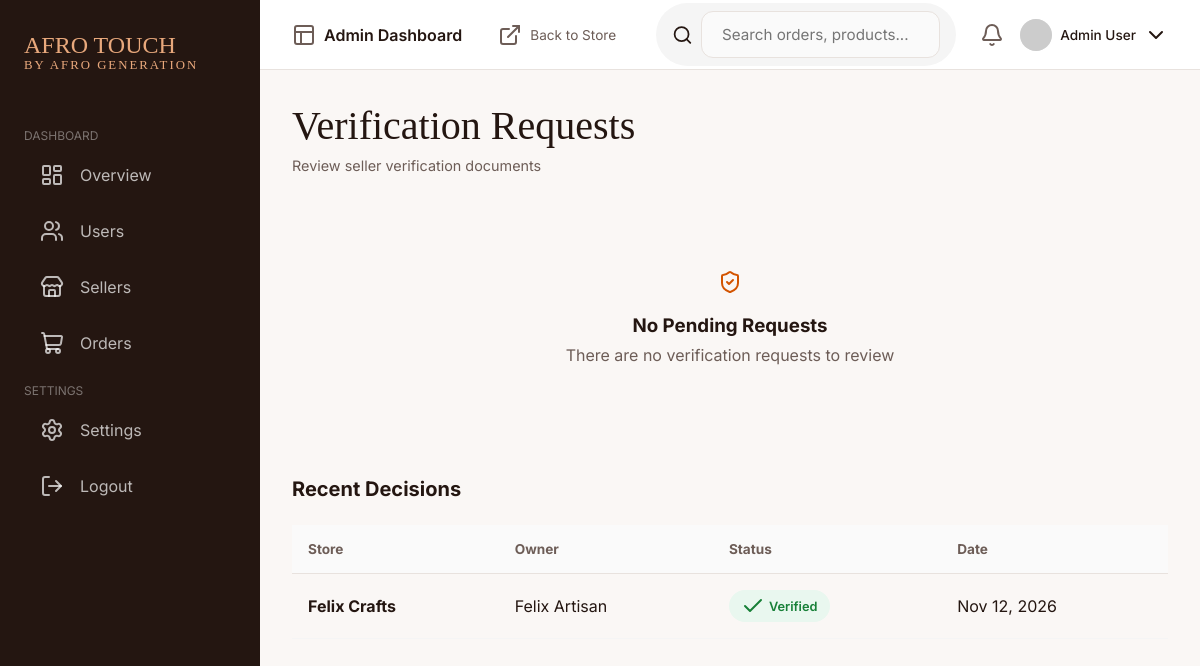
The page /TREACY/admin/verification.php (signed in) on the database its author committed.
### tables this page shows
CREATE TABLE IF NOT EXISTS sellers (
    id INT AUTO_INCREMENT PRIMARY KEY,
    user_id INT NOT NULL,
    store_name VARCHAR(255) NOT NULL,
    store_slug VARCHAR(100) UNIQUE NOT NULL,
    description TEXT,
    logo VARCHAR(500),
    banner VARCHAR(500),
    country VARCHAR(100),
    city VARCHAR(100),
    address TEXT,
    is_verified BOOLEAN DEFAULT FALSE,
    verification_status ENUM('pending', 'processing', 'verified', 'rejected') DEFAULT 'pending',
    verification_data TEXT,
    plan ENUM('free', 'basic', 'premium') DEFAULT 'free',
    created_at DATETIME DEFAULT CURRENT_TIMESTAMP,
    updated_at DATETIME DEFAULT CURRENT_TIMESTAMP ON UPDATE CURRENT_TIMESTAMP
);

CREATE TABLE IF NOT EXISTS users (
    id INT AUTO_INCREMENT PRIMARY KEY,
    name VARCHAR(255) NOT NULL,
    email VARCHAR(150) UNIQUE NOT NULL,
    password VARCHAR(255) NOT NULL,
    phone VARCHAR(50),
    avatar VARCHAR(500),
    role ENUM('buyer', 'seller', 'admin') DEFAULT 'buyer',
    is_active BOOLEAN DEFAULT TRUE,
    created_at DATETIME DEFAULT CURRENT_TIMESTAMP,
    updated_at DATETIME DEFAULT CURRENT_TIMESTAMP ON UPDATE CURRENT_TIMESTAMP
);

### TREACY/admin/verification.php (the view, shortened to what this page needs)
<?php
include '../components/layout_start.php';
$stmt = $pdo->query("SELECT s.*, u.name, u.email FROM sellers s LEFT JOIN users u ON s.user_id = u.id WHERE s.verification_status IN ('pending', 'processing') ORDER BY s.created_at DESC");
$pending_verifications = $stmt->fetchAll();
$stmt = $pdo->query("SELECT s.*, u.name, u.email FROM sellers s LEFT JOIN users u ON s.user_id = u.id WHERE s.verification_status IN ('verified', 'rejected') ORDER BY s.updated_at DESC LIMIT 20");
$past_verifications = $stmt->fetchAll();
?>
<div class="page-header">
    <div class="header-content">
        <h1>Verification Requests</h1>
        <p class="subtitle">Review seller verification documents</p>
    </div>
</div>
<?php if (empty($pending_verifications)): ?>
<div class="empty-state card">
    <i data-lucide="shield-check" size="48"></i>
    <h3>No Pending Requests</h3>
    <p>There are no verification requests to review</p>
</div>
<?php endif; ?>
<div class="past-verifications mt-4">
    <h2>Recent Decisions</h2>
    <?php if (empty($past_verifications)): ?>
    <div class="card" style="padding: 2rem; text-align: center; color: var(--text-muted);">
        No past verifications yet
    </div>
    <?php else: ?>
    <div class="card">
        <table class="data-table">
            <thead>
                <tr>
                    <th>Store</th>
                    <th>Owner</th>
                    <th>Status</th>
                    <th>Date</th>
                </tr>
            </thead>
            <tbody>
                <?php foreach ($past_verifications as $v): ?>
                <tr>
                    <td><strong><?php echo htmlspecialchars($v['store_name']); ?></strong></td>
                    <td><?php echo htmlspecialchars($v['name']); ?></td>
                    <td>
                        <?php if ($v['verification_status'] === 'verified'): ?>
                        <span class="badge badge-verified"><i data-lucide="check"></i> Verified</span>
                        <?php else: ?>
                        <span class="badge badge-rejected"><i data-lucide="x"></i> Rejected</span>
                        <?php endif; ?>
                    </td>
                    <td><?php echo date('M d, Y', strtotime($v['updated_at'])); ?></td>
                </tr>
                <?php endforeach; ?>
            </tbody>
        </table>
    </div>
    <?php endif; ?>
</div>
<?php include '../components/layout_end.php'; ?>

### TREACY/style.css (style rules this page uses)
:root { --primary-color: #D35400; --sidebar-bg: #241611; --body-bg: #FAF7F5; --card-bg: #FFFFFF; --text-dark: #241611; --text-muted: #6D5D57; --border-color: #E8E2DE; --status-processing: #FFF4E5; --status-processing-text: #B45D00; --status-shipped: #EBF5FF; --status-shipped-text: #0066CC; --status-delivered: #E9F7EF; --status-delivered-text: #188038; --status-canceled: #FDECEC; --status-canceled-text: #C62828; --font-heading: 'Instrument Serif', Georgia, serif; --font-body: 'Inter', system-ui, -apple-system, sans-serif; --sidebar-width: 260px; --header-height: 70px; }
* { margin: 0; padding: 0; box-sizing: border-box; }
body { font-family: var(--font-body); background-color: var(--body-bg); color: var(--text-dark); display: flex; min-height: 100vh; }
h1 { font-family: var(--font-heading); font-size: 2.5rem; font-weight: 500; margin-bottom: 0.5rem; }
.subtitle { color: var(--text-muted); font-size: 0.9rem; margin-bottom: 2rem; }

### TREACY/admin/verification.php (style rules this page uses)
.empty-state { text-align: center; padding: 4rem 2rem; }
.empty-state svg { color: var(--primary-color); margin-bottom: 1rem; }
.empty-state h3 { margin: 0 0 0.5rem; }
.empty-state p { color: var(--text-muted); margin: 0; }
.past-verifications h2 { margin-bottom: 1.5rem; font-size: 1.25rem; }
.mt-4 { margin-top: 3rem; }
.data-table { width: 100%; border-collapse: collapse; }
.data-table th, .data-table td { padding: 1rem; text-align: left; }
.data-table th { background: #FAFAFA; font-size: 0.85rem; color: var(--text-muted); border-bottom: 1px solid var(--border-color); }
.data-table td { border-bottom: 1px solid #F5F5F5; }
.badge { display: inline-flex; align-items: center; gap: 0.25rem; padding: 4px 12px; border-radius: 100px; font-size: 0.8rem; font-weight: 600; }
.badge-verified { background: #E9F7EF; color: #188038; }

### rows shown on the page
sellers: store_name "Felix Crafts", user.name "Felix Artisan", verification_status "verified" (drawn), updated_at "Nov 12, 2026"

### other values the page prints
$titles[$role] "Admin Dashboard"
$_SESSION['user_name'] "Admin User"
